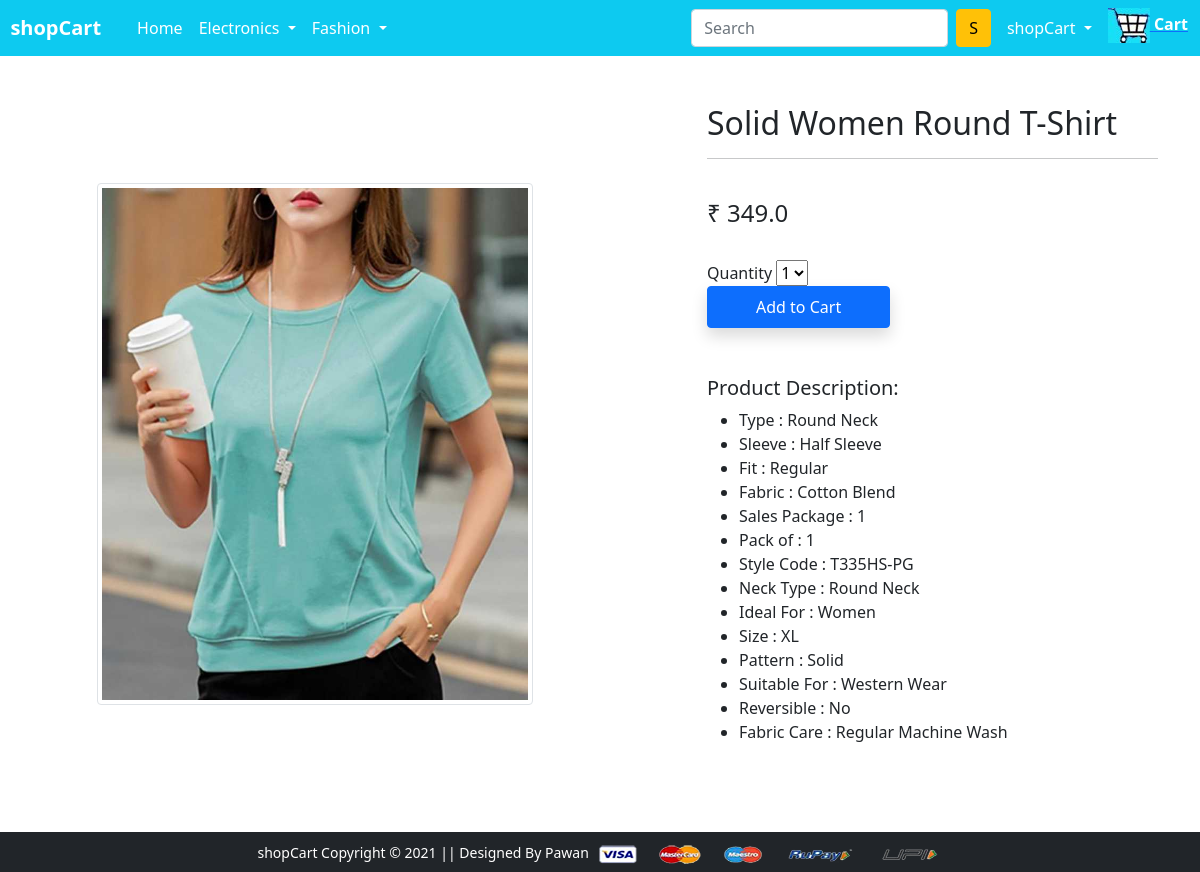
The page /ShowfashionproDetails/1 (signed in) on the database its author committed.
### AdminApp/models.py (models this page shows, shortened)
class FashionProduct(models.Model):
    fashionproductname = models.CharField(max_length=50)
    fashionproduct_image = models.ImageField(default="abc.jpg", upload_to="images")
    price = models.FloatField(default=100)
    description = models.CharField(max_length=10000)
    fashion = models.ForeignKey(Fashion, on_delete=models.CASCADE)
    class Meta:
        db_table = "FashionProduct"

### app/views.py (the view)
# urls.py: path('ShowfashionproDetails/<fpid>', views.ShowfashionproDetails),
def ShowfashionproDetails(request, fpid):
    if(request.method == "GET"):
        ele = Electronics.objects.all()
        fashion = Fashion.objects.all()
        fashionproduct =  FashionProduct.objects.get(id=fpid)
        data1 = fashionproduct.description.split("|")
        return render(request, 'fashionproductdetail.html', {"ele":ele, "fashion":fashion,  "fashionproduct":fashionproduct ,"data1":data1})

### app/templates/fashionproductdetail.html (shortened to what this page needs)
{% extends 'base.html' %}
{% block main-content %}
<div class="container my-5">
    <div class="row">
        <div class="col-sm-6 text-center align-self-center">
            <img src="{{fashionproduct.fashionproduct_image.url}}" alt="" style="width:80%;height: 80%;"
                class="img-fluid img-thumbnail">
        </div>
        <div class="col-sm-5 offset-sm-1">
            <h2>{{fashionproduct.fashionproductname}}</h2>
            <hr><br>
            <h4>₹ {{fashionproduct.price}} </h4> <br>
            <form action="/f_add-to-cart/{{fashionproduct.id}}" class="d-inline">
                Quantity <select name="qty">
                    <option>1</option>
                </select><br>
                <button class="btn btn-primary shadow px-5 py-2" type="submit">Add to Cart</button>
            </form>
            <p class="mt-5">
            <h5> Product Description:</h5>
            <ul>
                {% for d in data1 %}
                <li>{{d}}</li>
                {% endfor %}
            </ul>
            </p> <br>
        </div>
    </div>
</div>
{% endblock main-content %}

### rows shown on the page
FashionProduct: fashionproduct_image (picture), fashionproductname "Solid Women Round T-Shirt", price "349.0"

### other values the page prints
{{ request.session.uname }} "shopCart"
{{ d }} "Type : Round Neck" "Sleeve : Half Sleeve" "Fit : Regular" "Fabric : Cotton Blend" "Sales Package : 1" "Pack of : 1" "Style Code : T335HS-PG" "Neck Type : Round Neck" "Ideal For : Women" "Size : XL" "Pattern : Solid" "Suitable For : Western Wear" "Reversible : No" "Fabric Care : Regular Machine Wash"
